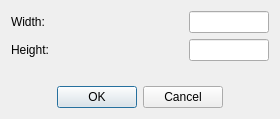
<?xml version="1.0" encoding="UTF-8"?>
<ui version="4.0">
 <class>BitmapResizeDialog</class>
 <widget class="QDialog" name="BitmapResizeDialog">
  <property name="geometry">
   <rect>
    <x>0</x>
    <y>0</y>
    <width>280</width>
    <height>119</height>
   </rect>
  </property>
  <property name="windowTitle">
   <string>Resize Bitmap</string>
  </property>
  <layout class="QVBoxLayout" name="verticalLayout">
   <item>
    <layout class="QGridLayout" name="gridLayout">
     <item row="0" column="0">
      <widget class="QLabel" name="label">
       <property name="text">
        <string>Width:</string>
       </property>
      </widget>
     </item>
     <item row="0" column="1">
      <widget class="QLineEdit" name="width">
       <property name="maximumSize">
        <size>
         <width>80</width>
         <height>16777215</height>
        </size>
       </property>
      </widget>
     </item>
     <item row="1" column="0">
      <widget class="QLabel" name="label_2">
       <property name="text">
        <string>Height:</string>
       </property>
      </widget>
     </item>
     <item row="1" column="1">
      <widget class="QLineEdit" name="height">
       <property name="maximumSize">
        <size>
         <width>80</width>
         <height>16777215</height>
        </size>
       </property>
      </widget>
     </item>
    </layout>
   </item>
   <item>
    <spacer name="verticalSpacer">
     <property name="orientation">
      <enum>Qt::Vertical</enum>
     </property>
     <property name="sizeHint" stdset="0">
      <size>
       <width>20</width>
       <height>40</height>
      </size>
     </property>
    </spacer>
   </item>
   <item>
    <widget class="QDialogButtonBox" name="buttonBox">
     <property name="orientation">
      <enum>Qt::Horizontal</enum>
     </property>
     <property name="standardButtons">
      <set>QDialogButtonBox::Cancel|QDialogButtonBox::Ok</set>
     </property>
     <property name="centerButtons">
      <bool>true</bool>
     </property>
    </widget>
   </item>
  </layout>
 </widget>
 <resources/>
 <connections>
  <connection>
   <sender>buttonBox</sender>
   <signal>accepted()</signal>
   <receiver>BitmapResizeDialog</receiver>
   <slot>accept()</slot>
   <hints>
    <hint type="sourcelabel">
     <x>248</x>
     <y>254</y>
    </hint>
    <hint type="destinationlabel">
     <x>157</x>
     <y>274</y>
    </hint>
   </hints>
  </connection>
  <connection>
   <sender>buttonBox</sender>
   <signal>rejected()</signal>
   <receiver>BitmapResizeDialog</receiver>
   <slot>reject()</slot>
   <hints>
    <hint type="sourcelabel">
     <x>316</x>
     <y>260</y>
    </hint>
    <hint type="destinationlabel">
     <x>286</x>
     <y>274</y>
    </hint>
   </hints>
  </connection>
 </connections>
</ui>
